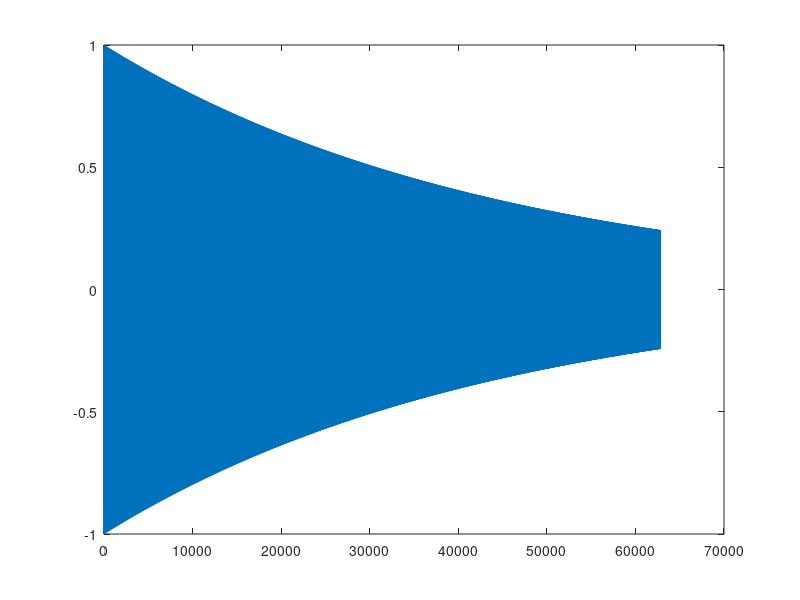

Source code (MATLAB): (Note: this script raises an error after producing the figure.)
 a=1;
 b=1;
  c=0;
 x=zeros(1,62832);
for i=0:.01:200*pi
    
    x(a)=sin(20000*i)*exp(-i/444);
    
    a=a+1;
end
plot(x)
disp(x)
wavwrite(x,20,'~/wt.wav');